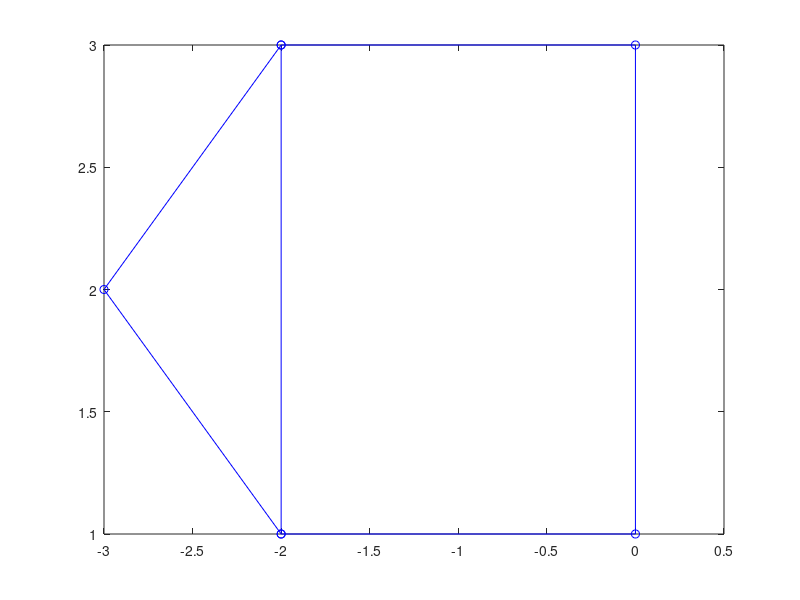

Source code (MATLAB):
D = [1 1 3 3 2 1 3 ; 2 0 0 2 3 2 2 ];

theta=90*pi/180;
R=[cos(theta) -sin(theta); sin(theta) cos(theta)];
RD=R*D;

x=RD(1,:);
y=RD(2,:);

plot(x,y,'bo-')